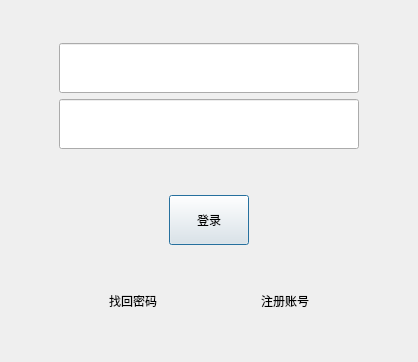
<?xml version="1.0" encoding="UTF-8"?>
<ui version="4.0">
 <class>LoginDialog</class>
 <widget class="QDialog" name="LoginDialog">
  <property name="geometry">
   <rect>
    <x>0</x>
    <y>0</y>
    <width>418</width>
    <height>362</height>
   </rect>
  </property>
  <property name="windowTitle">
   <string>LoginPEIS</string>
  </property>
  <property name="styleSheet">
   <string notr="true">background-image:url(:/LoginORegister-Background.webp);
background-repeat:no-repeat;
background-position:center;</string>
  </property>
  <layout class="QGridLayout" name="gridLayout">
   <item row="1" column="0">
    <spacer name="verticalSpacer_4">
     <property name="orientation">
      <enum>Qt::Vertical</enum>
     </property>
     <property name="sizeType">
      <enum>QSizePolicy::Minimum</enum>
     </property>
     <property name="sizeHint" stdset="0">
      <size>
       <width>20</width>
       <height>40</height>
      </size>
     </property>
    </spacer>
   </item>
   <item row="0" column="0">
    <layout class="QVBoxLayout" name="verticalLayout_2">
     <item>
      <spacer name="verticalSpacer">
       <property name="orientation">
        <enum>Qt::Vertical</enum>
       </property>
       <property name="sizeHint" stdset="0">
        <size>
         <width>20</width>
         <height>20</height>
        </size>
       </property>
      </spacer>
     </item>
     <item>
      <layout class="QVBoxLayout" name="verticalLayout">
       <item>
        <layout class="QHBoxLayout" name="horizontalLayout">
         <item>
          <spacer name="horizontalSpacer_6">
           <property name="orientation">
            <enum>Qt::Horizontal</enum>
           </property>
           <property name="sizeType">
            <enum>QSizePolicy::Minimum</enum>
           </property>
           <property name="sizeHint" stdset="0">
            <size>
             <width>40</width>
             <height>20</height>
            </size>
           </property>
          </spacer>
         </item>
         <item>
          <widget class="QLineEdit" name="phoneNumberLineEdit">
           <property name="enabled">
            <bool>true</bool>
           </property>
           <property name="minimumSize">
            <size>
             <width>300</width>
             <height>50</height>
            </size>
           </property>
           <property name="maximumSize">
            <size>
             <width>300</width>
             <height>50</height>
            </size>
           </property>
           <property name="font">
            <font>
             <family>Agency FB</family>
             <pointsize>10</pointsize>
            </font>
           </property>
          </widget>
         </item>
         <item>
          <spacer name="horizontalSpacer_9">
           <property name="orientation">
            <enum>Qt::Horizontal</enum>
           </property>
           <property name="sizeType">
            <enum>QSizePolicy::Minimum</enum>
           </property>
           <property name="sizeHint" stdset="0">
            <size>
             <width>40</width>
             <height>20</height>
            </size>
           </property>
          </spacer>
         </item>
        </layout>
       </item>
       <item>
        <layout class="QHBoxLayout" name="horizontalLayout_2">
         <item>
          <spacer name="horizontalSpacer_10">
           <property name="orientation">
            <enum>Qt::Horizontal</enum>
           </property>
           <property name="sizeType">
            <enum>QSizePolicy::Minimum</enum>
           </property>
           <property name="sizeHint" stdset="0">
            <size>
             <width>40</width>
             <height>20</height>
            </size>
           </property>
          </spacer>
         </item>
         <item>
          <widget class="QLineEdit" name="passWordLineEdit">
           <property name="minimumSize">
            <size>
             <width>300</width>
             <height>50</height>
            </size>
           </property>
           <property name="maximumSize">
            <size>
             <width>300</width>
             <height>50</height>
            </size>
           </property>
           <property name="font">
            <font>
             <family>Agency FB</family>
             <pointsize>10</pointsize>
            </font>
           </property>
           <property name="echoMode">
            <enum>QLineEdit::Password</enum>
           </property>
          </widget>
         </item>
         <item>
          <spacer name="horizontalSpacer_7">
           <property name="orientation">
            <enum>Qt::Horizontal</enum>
           </property>
           <property name="sizeType">
            <enum>QSizePolicy::Minimum</enum>
           </property>
           <property name="sizeHint" stdset="0">
            <size>
             <width>40</width>
             <height>20</height>
            </size>
           </property>
          </spacer>
         </item>
        </layout>
       </item>
      </layout>
     </item>
     <item>
      <spacer name="verticalSpacer_3">
       <property name="orientation">
        <enum>Qt::Vertical</enum>
       </property>
       <property name="sizeType">
        <enum>QSizePolicy::Minimum</enum>
       </property>
       <property name="sizeHint" stdset="0">
        <size>
         <width>20</width>
         <height>40</height>
        </size>
       </property>
      </spacer>
     </item>
     <item>
      <layout class="QHBoxLayout" name="horizontalLayout_4">
       <item>
        <spacer name="horizontalSpacer_2">
         <property name="orientation">
          <enum>Qt::Horizontal</enum>
         </property>
         <property name="sizeHint" stdset="0">
          <size>
           <width>40</width>
           <height>20</height>
          </size>
         </property>
        </spacer>
       </item>
       <item>
        <widget class="QPushButton" name="loginButton">
         <property name="minimumSize">
          <size>
           <width>0</width>
           <height>50</height>
          </size>
         </property>
         <property name="maximumSize">
          <size>
           <width>16777215</width>
           <height>50</height>
          </size>
         </property>
         <property name="text">
          <string>登录</string>
         </property>
        </widget>
       </item>
       <item>
        <spacer name="horizontalSpacer_3">
         <property name="orientation">
          <enum>Qt::Horizontal</enum>
         </property>
         <property name="sizeHint" stdset="0">
          <size>
           <width>40</width>
           <height>20</height>
          </size>
         </property>
        </spacer>
       </item>
      </layout>
     </item>
     <item>
      <spacer name="verticalSpacer_2">
       <property name="orientation">
        <enum>Qt::Vertical</enum>
       </property>
       <property name="sizeType">
        <enum>QSizePolicy::Minimum</enum>
       </property>
       <property name="sizeHint" stdset="0">
        <size>
         <width>20</width>
         <height>40</height>
        </size>
       </property>
      </spacer>
     </item>
     <item>
      <layout class="QHBoxLayout" name="horizontalLayout_3">
       <item>
        <spacer name="horizontalSpacer_4">
         <property name="orientation">
          <enum>Qt::Horizontal</enum>
         </property>
         <property name="sizeHint" stdset="0">
          <size>
           <width>40</width>
           <height>20</height>
          </size>
         </property>
        </spacer>
       </item>
       <item>
        <widget class="QLabel" name="forgotPasswordLabel">
         <property name="text">
          <string>找回密码</string>
         </property>
        </widget>
       </item>
       <item>
        <spacer name="horizontalSpacer">
         <property name="orientation">
          <enum>Qt::Horizontal</enum>
         </property>
         <property name="sizeHint" stdset="0">
          <size>
           <width>40</width>
           <height>20</height>
          </size>
         </property>
        </spacer>
       </item>
       <item>
        <widget class="QLabel" name="signUpLabel">
         <property name="text">
          <string>注册账号</string>
         </property>
         <property name="textFormat">
          <enum>Qt::RichText</enum>
         </property>
         <property name="openExternalLinks">
          <bool>false</bool>
         </property>
         <property name="textInteractionFlags">
          <set>Qt::NoTextInteraction</set>
         </property>
        </widget>
       </item>
       <item>
        <spacer name="horizontalSpacer_5">
         <property name="orientation">
          <enum>Qt::Horizontal</enum>
         </property>
         <property name="sizeHint" stdset="0">
          <size>
           <width>40</width>
           <height>20</height>
          </size>
         </property>
        </spacer>
       </item>
      </layout>
     </item>
    </layout>
   </item>
  </layout>
 </widget>
 <resources/>
 <connections/>
</ui>
